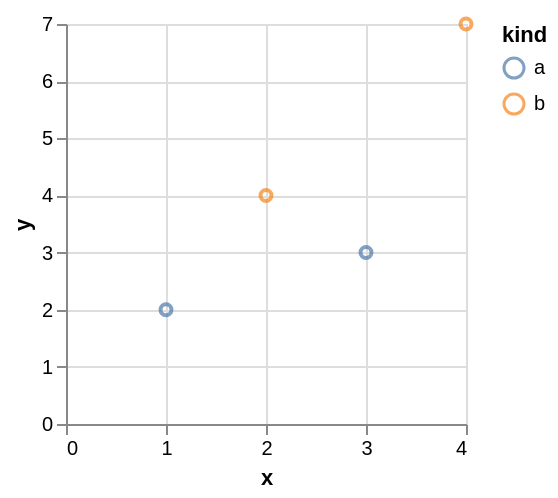

Write a Vega-Lite specification for this figure.
### Vega-Lite specification from a JSON file in a GitHub repository (floating-point values rounded to 4 significant figures)
{"$schema": "https://vega.github.io/schema/vega-lite/v5.json", "width": 200, "height": 200, "data": {"values": [{"x": 1, "y": 2, "kind": "a"}, {"x": 2, "y": 4, "kind": "b"}, {"x": 3, "y": 3, "kind": "a"}, {"x": 4, "y": 7, "kind": "b"}]}, "mark": "point", "encoding": {"x": {"field": "x", "type": "quantitative"}, "y": {"field": "y", "type": "quantitative"}, "color": {"field": "kind", "type": "nominal"}}}
